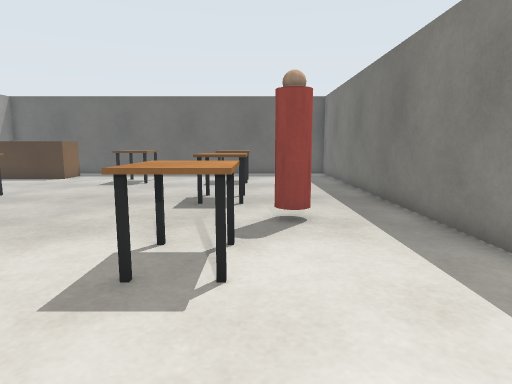
view 1 (above)

16 first-person views from a walk through a robot-simulator world made for Gazebo. The camera is 0.9 m above the floor, tilts 8° down and sees 75° across. The floor is counted in squares, 0.5 m on a side. Each view is taken from the middle of a square. On the plan, view 1 faces up. The plan holds only what a view shows up to about 17 squares ahead; the rest is blank.

view 2
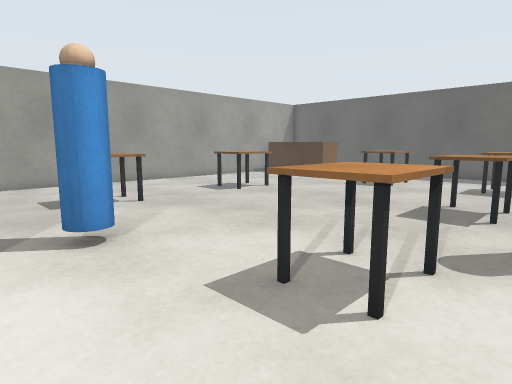

view 3
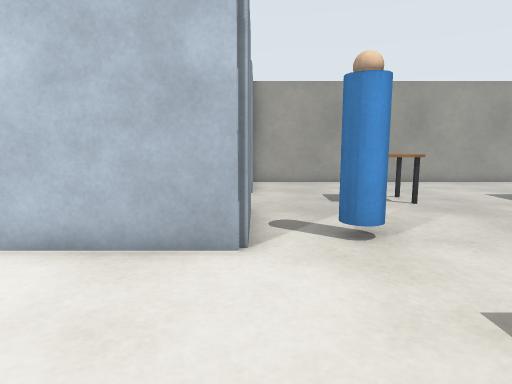

view 4
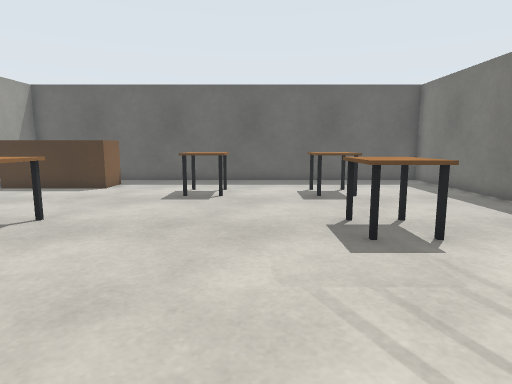

view 5
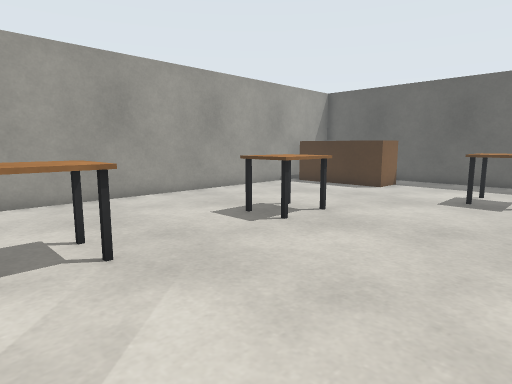

view 6
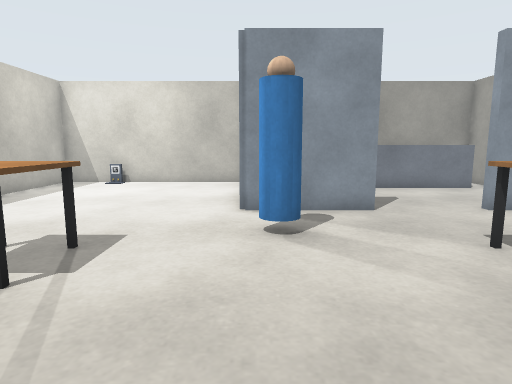

view 7
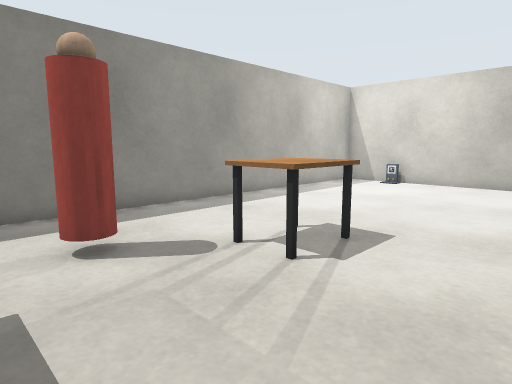

view 8
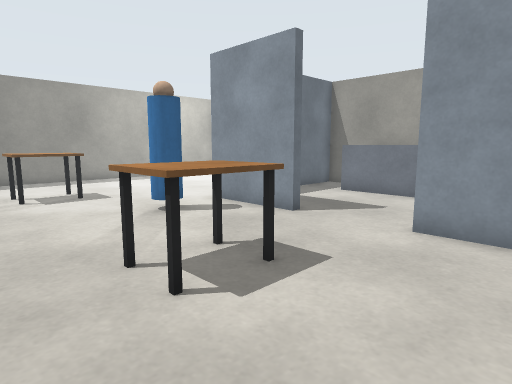

view 9
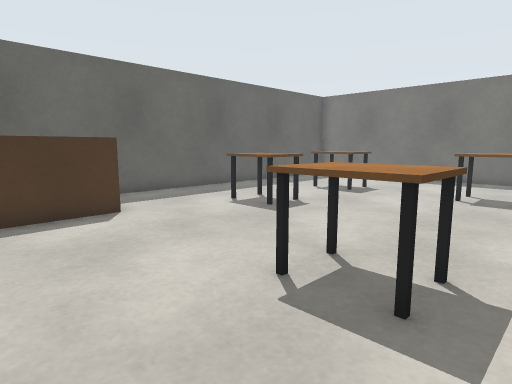

view 10
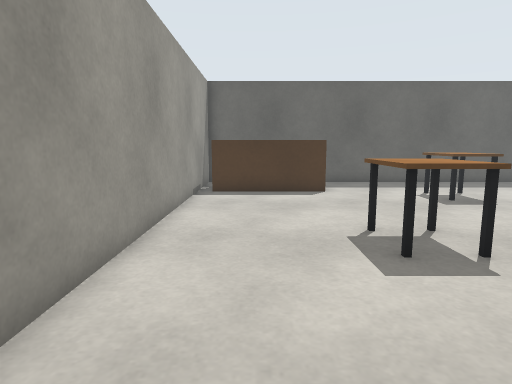

view 11
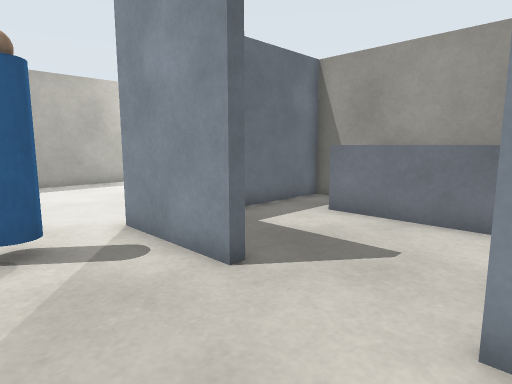

view 12
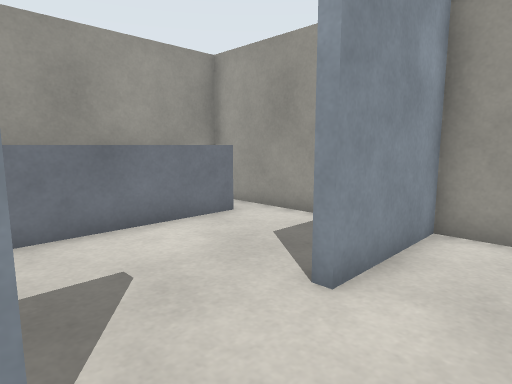

view 13
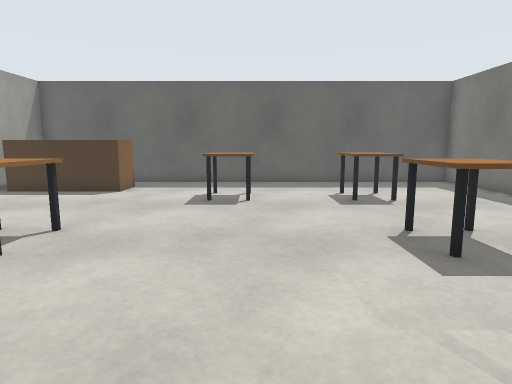

view 14
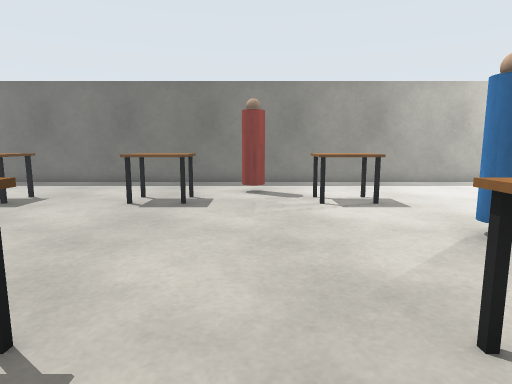

view 15
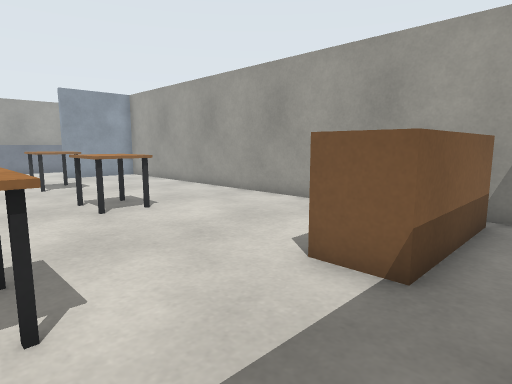

view 16
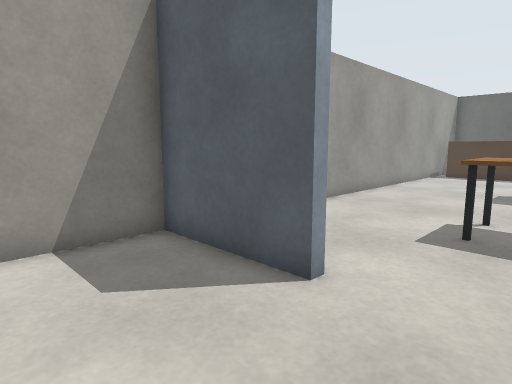

### Floor plan
Ten units are one square. View 1 is at (0, 0); x grows to the right and y downward. Boxes are objects, and circles mark ways between rooms. Rooms are numbered by the first view taken in them; rooms with no view inside come last. Other rooms are left out.
<svg viewBox="-158 -218 206 288">
<path fill="none" stroke="#000" d="M-84 -9 -45 -9 -45 35M-42 63 43 63 43 -213 -153 -213 -153 -9 -115 -9M-114 -5 -153 -5 -153 63 -144 63M-66 63 -49 63 -49 26"/>
<rect x="-145" y="-195" width="40" height="20" fill="#bbb"><title>brown box</title></rect>
<rect x="-105" y="-65" width="20" height="30" fill="#bbb"><title>table</title></rect>
<rect x="-105" y="-125" width="20" height="30" fill="#bbb"><title>table</title></rect>
<rect x="-65" y="-35" width="20" height="10" fill="#bbb"><title>person</title></rect>
<rect x="-65" y="-175" width="20" height="20" fill="#bbb"><title>table</title></rect>
<rect x="-25" y="-65" width="20" height="30" fill="#bbb"><title>table</title></rect>
<rect x="-25" y="-125" width="20" height="30" fill="#bbb"><title>table</title></rect>
<rect x="-25" y="-175" width="20" height="20" fill="#bbb"><title>table</title></rect>
<rect x="5" y="-85" width="10" height="10" fill="#bbb"><title>person</title></rect>
<rect x="15" y="55" width="10" height="10" fill="#bbb"><title>marker</title></rect>
<rect x="-145" y="35" width="80" height="10" fill="#bbb"><title>counter</title></rect>
<circle cx="-100" cy="-10" r="3" fill="#2a7"/>
<text x="-50" y="-90">1</text>
<text x="-100" y="20">2</text>
</svg>
Room 1 opens to room 2.

Where each view was taken, in squares from view 1:
view 1: 0 up, 0 right, facing up
view 2: 1 up, 1 right, facing up-left
view 3: 1 up, 1 right, facing left
view 4: 4 up, 4 left, facing up
view 5: 4 up, 4 left, facing up-left
view 6: 10 up, 5 left, facing down
view 7: 10 up, 5 left, facing down-right
view 8: 8 up, 14 left, facing down-right
view 9: 9 up, 14 left, facing up-right
view 10: 5 up, 13 left, facing up
view 11: 4 up, 12 left, facing down-right
view 12: 3 up, 8 left, facing down-left
view 13: 5 up, 5 left, facing up
view 14: 8 up, 12 left, facing right
view 15: 21 up, 6 left, facing down-left
view 16: 3 down, 9 left, facing up-left
